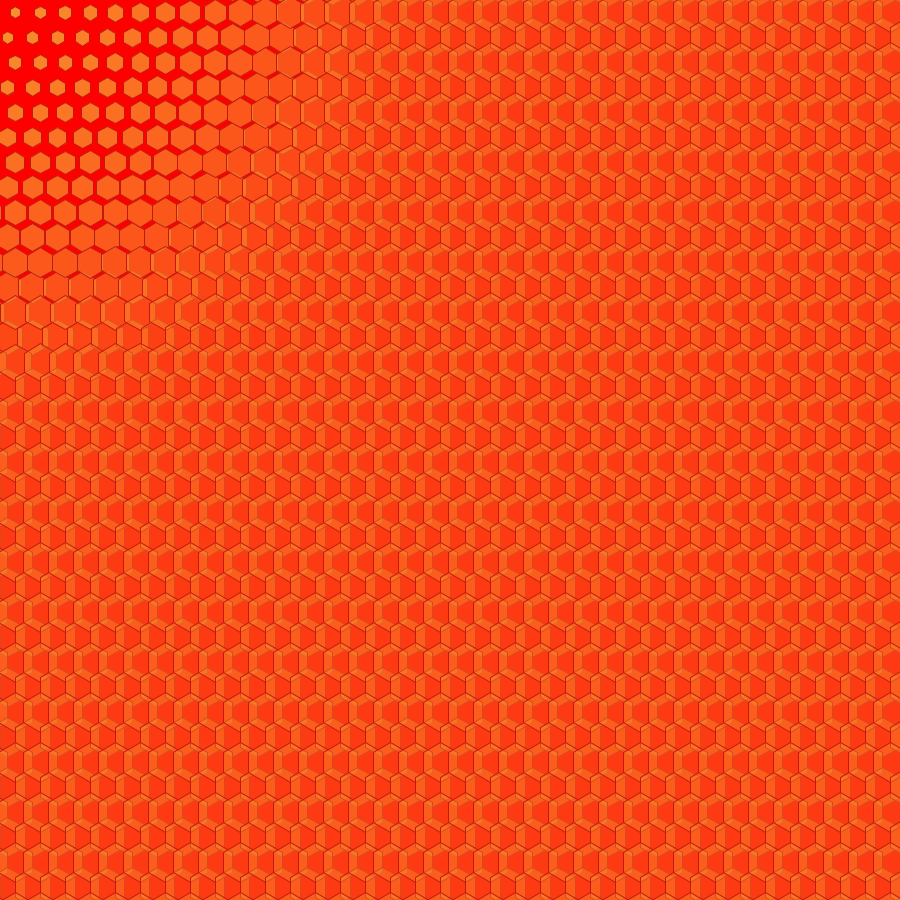
Frame 1 (no input)
Frame 60 (the mouse pressed at the canvas centre just before this capture): identical to frame 1, image omitted
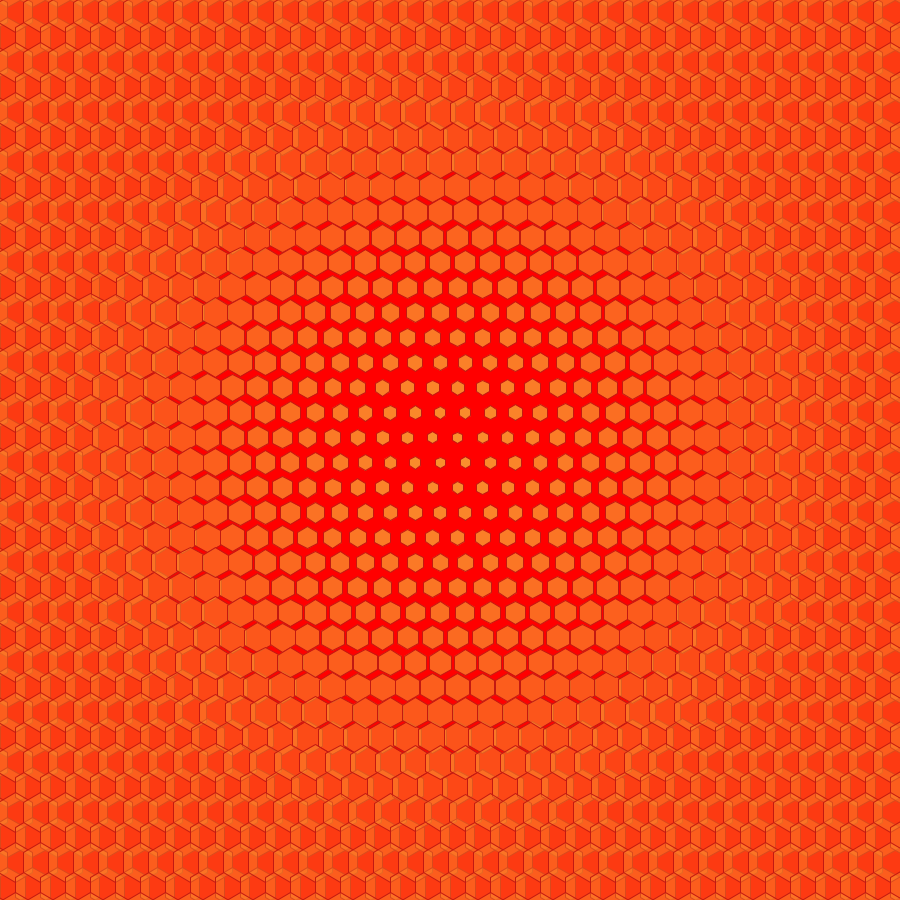
Frame 120 (the mouse held since frame 60 and released just before this capture)

The Processing sketch that drew these frames (run headless with seeded random() and noise(); from frame 60 on, the mouse is pressed at the canvas centre):

// Processing sketch: processing_72838
// ── processing_72838.pde

//Embedded Iteration Assignment  
float cellSizeX = 25;
float cellSizeY = cellSizeX;
float dim = 20;
float thresh = 400;
float shiftCol = cos(radians(30))*dim;
float shiftRow = shiftCol+dim;
PVector attractor;


void setup() {
  size(900, 900);
  smooth();
}

void draw() {
  background(255,0,0);
  drawHexGrid();
}

void drawHex(float sideLength,float numSides,float A) {
  fill(250,148,46,A);
  stroke(195,25,17);
  strokeWeight(1);
  beginShape();
  for (int i=0; i<=numSides; i++) {
    float v1 = sin(i/numSides*TWO_PI)*sideLength;
    float v2 = cos(i/numSides*TWO_PI)*sideLength;
    vertex(v1, v2);
  }
  endShape();
}


void drawHexGrid() {
  float x = 0;
  float y = 0;
  attractor = new PVector(mouseX, mouseY);
  for (int i = 0; i<width/cellSizeX+2;i++) {
    for (int j = 0; j<height/cellSizeY+3; j++) {
      if (j%2 == 0) {
        x = i*cellSizeX-shiftCol*2;
      } 
      else {
        x = i*cellSizeX-shiftCol;
      }

      y = j*cellSizeY-shiftRow;
      pushMatrix();
      translate(x, y);
      float distance = dist(x, y, attractor.x, attractor.y);
      float scaleFactor = map(distance,0,thresh,.25,1);
      float alph = map(distance,0,thresh,255,100);
      if (distance<thresh) {
        drawHex(dim*scaleFactor,6.0,alph);
      }
      else {
        drawHex(dim,6.0,100);
      }
      popMatrix();
    }
  }
}
